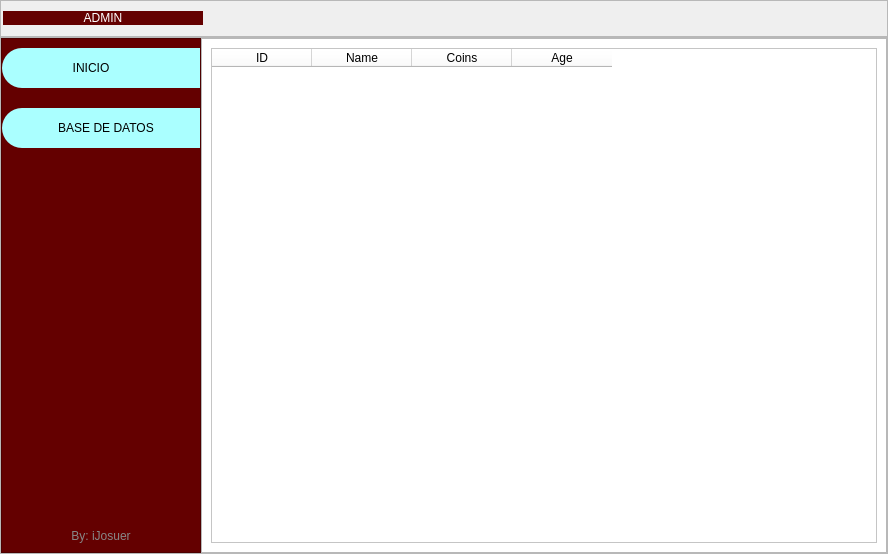
<?xml version="1.0" encoding="UTF-8"?>
<ui version="4.0">
 <class>MainWindow</class>
 <widget class="QMainWindow" name="MainWindow">
  <property name="geometry">
   <rect>
    <x>0</x>
    <y>0</y>
    <width>888</width>
    <height>554</height>
   </rect>
  </property>
  <property name="minimumSize">
   <size>
    <width>400</width>
    <height>0</height>
   </size>
  </property>
  <property name="windowTitle">
   <string>MainWindow</string>
  </property>
  <property name="styleSheet">
   <string notr="true"/>
  </property>
  <widget class="QWidget" name="centralwidget">
   <layout class="QVBoxLayout" name="verticalLayout">
    <property name="spacing">
     <number>0</number>
    </property>
    <property name="leftMargin">
     <number>0</number>
    </property>
    <property name="topMargin">
     <number>0</number>
    </property>
    <property name="rightMargin">
     <number>0</number>
    </property>
    <property name="bottomMargin">
     <number>0</number>
    </property>
    <item>
     <widget class="QFrame" name="frame_superior">
      <property name="minimumSize">
       <size>
        <width>0</width>
        <height>35</height>
       </size>
      </property>
      <property name="maximumSize">
       <size>
        <width>16777215</width>
        <height>50</height>
       </size>
      </property>
      <property name="styleSheet">
       <string notr="true">
background-color: rgb(100, 0, 0);
QFrame{
border-top-left-radius: 20px;
border-bottom-left-radius: 20px;
background-color: #245663 ;

}
</string>
      </property>
      <property name="frameShape">
       <enum>QFrame::StyledPanel</enum>
      </property>
      <property name="frameShadow">
       <enum>QFrame::Raised</enum>
      </property>
      <layout class="QHBoxLayout" name="horizontalLayout_8">
       <property name="spacing">
        <number>0</number>
       </property>
       <property name="leftMargin">
        <number>2</number>
       </property>
       <property name="topMargin">
        <number>0</number>
       </property>
       <property name="rightMargin">
        <number>2</number>
       </property>
       <property name="bottomMargin">
        <number>0</number>
       </property>
       <item alignment="Qt::AlignLeft">
        <widget class="QPushButton" name="bt_menu">
         <property name="minimumSize">
          <size>
           <width>200</width>
           <height>0</height>
          </size>
         </property>
         <property name="maximumSize">
          <size>
           <width>200</width>
           <height>16777215</height>
          </size>
         </property>
         <property name="styleSheet">
          <string notr="true">QPushButton{
	color: rgb(255, 255, 255);
background-color: rgb(100, 0, 0);

font: 87 12pt &quot;Arial Black&quot;;
border-radius:0px;
}

QPushButton:hover{
background-color: white;
font: 87 12pt &quot;Arial Black&quot;;

}
</string>
         </property>
         <property name="text">
          <string>ADMIN</string>
         </property>
         <property name="icon">
          <iconset>
           <normaloff>images/menu.png</normaloff>images/menu.png</iconset>
         </property>
         <property name="iconSize">
          <size>
           <width>32</width>
           <height>32</height>
          </size>
         </property>
         <property name="autoDefault">
          <bool>false</bool>
         </property>
         <property name="default">
          <bool>false</bool>
         </property>
         <property name="flat">
          <bool>false</bool>
         </property>
        </widget>
       </item>
       <item>
        <spacer name="horizontalSpacer">
         <property name="orientation">
          <enum>Qt::Horizontal</enum>
         </property>
         <property name="sizeHint" stdset="0">
          <size>
           <width>265</width>
           <height>20</height>
          </size>
         </property>
        </spacer>
       </item>
       <item alignment="Qt::AlignRight">
        <widget class="QPushButton" name="bt_minimizar">
         <property name="minimumSize">
          <size>
           <width>35</width>
           <height>35</height>
          </size>
         </property>
         <property name="styleSheet">
          <string notr="true">QPushButton{
border:0px;
}

QPushButton:hover{
border:5px solid #aa00ff;
background-color:#ffff00;

}
</string>
         </property>
         <property name="text">
          <string/>
         </property>
         <property name="icon">
          <iconset>
           <normaloff>images/minimizar.png</normaloff>images/minimizar.png</iconset>
         </property>
         <property name="iconSize">
          <size>
           <width>32</width>
           <height>32</height>
          </size>
         </property>
         <property name="flat">
          <bool>false</bool>
         </property>
        </widget>
       </item>
       <item alignment="Qt::AlignRight">
        <widget class="QPushButton" name="bt_restaurar">
         <property name="maximumSize">
          <size>
           <width>35</width>
           <height>35</height>
          </size>
         </property>
         <property name="styleSheet">
          <string notr="true">QPushButton{
border:0px;

}

QPushButton:hover{
border:5px solid #aa00ff;
background-color:#55ff00;

}
</string>
         </property>
         <property name="text">
          <string/>
         </property>
         <property name="icon">
          <iconset>
           <normaloff>images/restaurar.png</normaloff>images/restaurar.png</iconset>
         </property>
         <property name="iconSize">
          <size>
           <width>30</width>
           <height>30</height>
          </size>
         </property>
        </widget>
       </item>
       <item alignment="Qt::AlignRight">
        <widget class="QPushButton" name="bt_maximizar">
         <property name="maximumSize">
          <size>
           <width>35</width>
           <height>35</height>
          </size>
         </property>
         <property name="styleSheet">
          <string notr="true">QPushButton{
border:0px;

}

QPushButton:hover{
border:5px solid #aa00ff;
background-color:#55ff00;

}
</string>
         </property>
         <property name="text">
          <string/>
         </property>
         <property name="icon">
          <iconset>
           <normaloff>images/maximizar.png</normaloff>images/maximizar.png</iconset>
         </property>
         <property name="iconSize">
          <size>
           <width>32</width>
           <height>32</height>
          </size>
         </property>
        </widget>
       </item>
       <item alignment="Qt::AlignRight">
        <widget class="QPushButton" name="bt_cerrar">
         <property name="maximumSize">
          <size>
           <width>35</width>
           <height>16777215</height>
          </size>
         </property>
         <property name="styleSheet">
          <string notr="true">QPushButton{
border:0px;

}

QPushButton:hover{
border:5px solid #aa00ff;
background-color:red;

}
</string>
         </property>
         <property name="text">
          <string/>
         </property>
         <property name="icon">
          <iconset>
           <normaloff>images/cerrar.png</normaloff>images/cerrar.png</iconset>
         </property>
         <property name="iconSize">
          <size>
           <width>32</width>
           <height>32</height>
          </size>
         </property>
        </widget>
       </item>
      </layout>
     </widget>
    </item>
    <item>
     <widget class="QFrame" name="frame_inferior">
      <property name="styleSheet">
       <string notr="true"/>
      </property>
      <property name="frameShape">
       <enum>QFrame::StyledPanel</enum>
      </property>
      <property name="frameShadow">
       <enum>QFrame::Raised</enum>
      </property>
      <layout class="QHBoxLayout" name="horizontalLayout">
       <property name="spacing">
        <number>0</number>
       </property>
       <property name="leftMargin">
        <number>0</number>
       </property>
       <property name="topMargin">
        <number>0</number>
       </property>
       <property name="rightMargin">
        <number>0</number>
       </property>
       <property name="bottomMargin">
        <number>0</number>
       </property>
       <item alignment="Qt::AlignLeft">
        <widget class="QFrame" name="frame_lateral">
         <property name="minimumSize">
          <size>
           <width>200</width>
           <height>0</height>
          </size>
         </property>
         <property name="maximumSize">
          <size>
           <width>0</width>
           <height>16777215</height>
          </size>
         </property>
         <property name="layoutDirection">
          <enum>Qt::LeftToRight</enum>
         </property>
         <property name="autoFillBackground">
          <bool>false</bool>
         </property>
         <property name="styleSheet">
          <string notr="true">
QFrame{
background-color: rgb(100, 0, 0);
}



QPushButton{
background-color:  #245663 ;
border-top-left-radius: 20px;
border-bottom-left-radius: 20px;

font: 75 12pt &quot;Arial Narrow&quot;;
	
}

QPushButton:hover{
background-color: white;
border-top-left-radius: 20px;
border-bottom-left-radius: 20px;

font: 75 12pt &quot;Arial Narrow&quot;;
	color: rgb(255, 255, 255);
}</string>
         </property>
         <property name="frameShape">
          <enum>QFrame::StyledPanel</enum>
         </property>
         <property name="frameShadow">
          <enum>QFrame::Plain</enum>
         </property>
         <layout class="QVBoxLayout" name="verticalLayout_2">
          <property name="spacing">
           <number>20</number>
          </property>
          <property name="leftMargin">
           <number>0</number>
          </property>
          <property name="rightMargin">
           <number>0</number>
          </property>
          <property name="bottomMargin">
           <number>9</number>
          </property>
          <item>
           <widget class="QPushButton" name="bt_inicio">
            <property name="minimumSize">
             <size>
              <width>0</width>
              <height>40</height>
             </size>
            </property>
            <property name="contextMenuPolicy">
             <enum>Qt::DefaultContextMenu</enum>
            </property>
            <property name="layoutDirection">
             <enum>Qt::LeftToRight</enum>
            </property>
            <property name="styleSheet">
             <string notr="true">QPushButton{
background-color: rgb(170, 255, 255);

}

QPushButton:hover{
background-color:rgb(185, 102, 75);
}
</string>
            </property>
            <property name="text">
             <string>       INICIO             </string>
            </property>
            <property name="icon">
             <iconset>
              <normaloff>images/inteligencia-artificial.png</normaloff>images/inteligencia-artificial.png</iconset>
            </property>
            <property name="iconSize">
             <size>
              <width>32</width>
              <height>32</height>
             </size>
            </property>
           </widget>
          </item>
          <item>
           <widget class="QPushButton" name="bt_uno">
            <property name="minimumSize">
             <size>
              <width>0</width>
              <height>40</height>
             </size>
            </property>
            <property name="toolTipDuration">
             <number>0</number>
            </property>
            <property name="styleSheet">
             <string notr="true">QPushButton{
background-color: rgb(170, 255, 255);

}

QPushButton:hover{
background-color:rgb(185, 102, 75);
}
</string>
            </property>
            <property name="text">
             <string>   BASE DE DATOS</string>
            </property>
            <property name="icon">
             <iconset>
              <normaloff>images/base-de-datos.png</normaloff>images/base-de-datos.png</iconset>
            </property>
            <property name="iconSize">
             <size>
              <width>32</width>
              <height>32</height>
             </size>
            </property>
           </widget>
          </item>
          <item>
           <spacer name="verticalSpacer">
            <property name="orientation">
             <enum>Qt::Vertical</enum>
            </property>
            <property name="sizeHint" stdset="0">
             <size>
              <width>20</width>
              <height>40</height>
             </size>
            </property>
           </spacer>
          </item>
          <item>
           <widget class="QLabel" name="label_2">
            <property name="styleSheet">
             <string notr="true">color: rgb(135, 135, 135);
font: 16pt &quot;Pristina&quot;;</string>
            </property>
            <property name="text">
             <string>By: iJosuer</string>
            </property>
            <property name="alignment">
             <set>Qt::AlignCenter</set>
            </property>
           </widget>
          </item>
         </layout>
        </widget>
       </item>
       <item>
        <widget class="QFrame" name="frame_contenedor">
         <property name="styleSheet">
          <string notr="true"/>
         </property>
         <property name="frameShape">
          <enum>QFrame::StyledPanel</enum>
         </property>
         <property name="frameShadow">
          <enum>QFrame::Raised</enum>
         </property>
         <property name="lineWidth">
          <number>1</number>
         </property>
         <layout class="QVBoxLayout" name="verticalLayout_3" stretch="0">
          <property name="spacing">
           <number>0</number>
          </property>
          <property name="leftMargin">
           <number>0</number>
          </property>
          <property name="topMargin">
           <number>0</number>
          </property>
          <property name="rightMargin">
           <number>0</number>
          </property>
          <property name="bottomMargin">
           <number>0</number>
          </property>
          <item>
           <widget class="QStackedWidget" name="stackedWidget">
            <property name="minimumSize">
             <size>
              <width>0</width>
              <height>0</height>
             </size>
            </property>
            <property name="styleSheet">
             <string notr="true">background-color: rgb(255, 255, 255);</string>
            </property>
            <property name="frameShape">
             <enum>QFrame::NoFrame</enum>
            </property>
            <property name="frameShadow">
             <enum>QFrame::Plain</enum>
            </property>
            <property name="lineWidth">
             <number>0</number>
            </property>
            <property name="currentIndex">
             <number>1</number>
            </property>
            <widget class="QWidget" name="page">
             <layout class="QVBoxLayout" name="verticalLayout_9">
              <item>
               <widget class="QLabel" name="label">
                <property name="text">
                 <string/>
                </property>
                <property name="pixmap">
                 <pixmap>images/imagen_dos.png</pixmap>
                </property>
                <property name="scaledContents">
                 <bool>false</bool>
                </property>
                <property name="alignment">
                 <set>Qt::AlignCenter</set>
                </property>
                <property name="indent">
                 <number>0</number>
                </property>
               </widget>
              </item>
             </layout>
            </widget>
            <widget class="QWidget" name="page_uno">
             <property name="styleSheet">
              <string notr="true">background-color: rgb(255, 255, 255);</string>
             </property>
             <layout class="QVBoxLayout" name="verticalLayout_4">
              <item>
               <widget class="QTableWidget" name="tableWidget">
                <column>
                 <property name="text">
                  <string>ID</string>
                 </property>
                </column>
                <column>
                 <property name="text">
                  <string>Name</string>
                 </property>
                </column>
                <column>
                 <property name="text">
                  <string>Coins</string>
                 </property>
                </column>
                <column>
                 <property name="text">
                  <string>Age</string>
                 </property>
                </column>
               </widget>
              </item>
             </layout>
            </widget>
           </widget>
          </item>
         </layout>
        </widget>
       </item>
      </layout>
     </widget>
    </item>
   </layout>
  </widget>
 </widget>
 <resources/>
 <connections/>
</ui>
